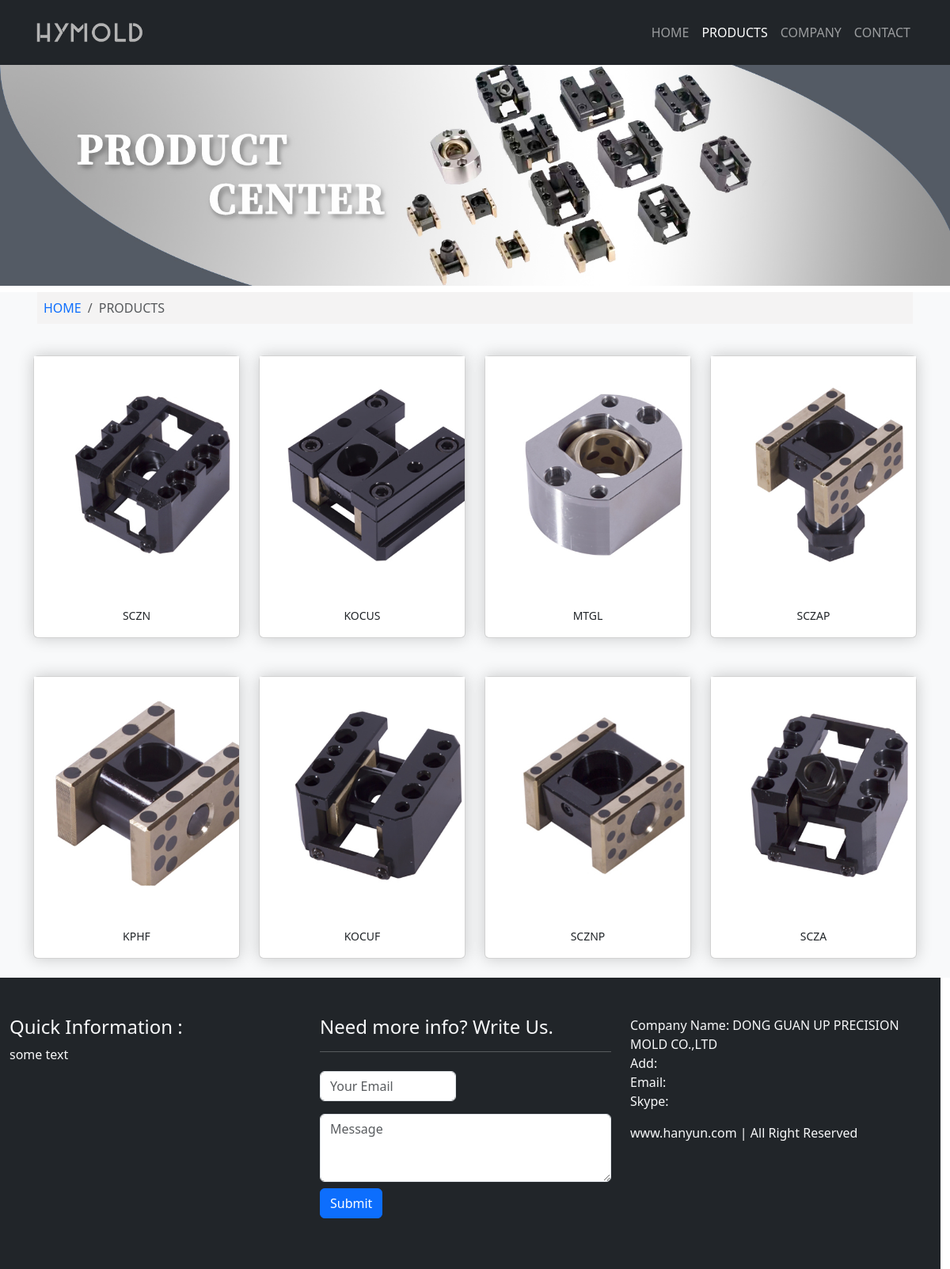
Page /products on the committed database.
### app.py (models this page shows)
class Product(db.Model):  # 产品表
    __tablename__ = 'product'
    id = db.Column(db.Integer, primary_key=True)
    name = db.Column(db.String(20))
    price = db.Column(db.Float)
    description = db.Column(db.String(200))
    content = db.Column(db.Text())
    timestamp = db.Column(db.DateTime, default=datetime.utcnow())
    clicks = db.Column(db.Integer)

class Photo(db.Model):  # 图片表
    __tablename__ = 'photo'
    id = db.Column(db.Integer, primary_key=True)
    filename = db.Column(db.String(100))
    timestamp = db.Column(db.DateTime, default=datetime.utcnow())
    product_id = db.Column(db.Integer, db.ForeignKey('product.id'))
    product = db.relationship('Product', backref=db.backref('photos', lazy='dynamic', cascade='all, delete-orphan'))
    source = db.Column(db.String(200), default='form')  # 区别图片来源

### app.py (the view)
@app.route('/products')
def products():
    return render_template('products.html')

### app.py (called while the page is built)
@app.context_processor
def make_template_context():
    return dict(
        products=Product.query.order_by(Product.id.asc()).all(),
        about=About.query.order_by(About.timestamp.desc()).first(),
        advantages=Advantage.query.order_by(Advantage.id.asc()).all()
    )

### templates/products.html (shortened to what this page needs)
{% extends 'base.html' %}
{% block nav_products %}
    active
{% endblock %}
{% block content %}
    <div class="section bg-secondary custom-container">
        <img src="{{ url_for('static', filename='img/product-image.jpg') }}" alt="background-image" class="img-fluid">
    </div>
    <section class="text-center bg-light">
        <div class="container">
            <nav aria-label="breadcrumb" class="mt-2 mb-3">
                <ol class="breadcrumb p-2 breadcrumb-style">
                    <li class="breadcrumb-item">
                        <a href="{{ url_for('index') }}"
                           class="link-underline link-underline-opacity-0 link-underline-opacity-75-hover">HOME
                        </a>
                    </li>
                    <li class="breadcrumb-item active" aria-current="page">PRODUCTS</li>
                </ol>
            </nav>
            <div class="row">
                {% for product in products %}
                    <div class="col-md-3 col-sm-6 col-12 my-2">
                        <div class="card my-3 transition_style">
                            <div class="light-move">
                                <a href="{{ url_for('product', product_id=product.id) }}">
                                    {% set photo = product.photos|first %}
                                    {% if photo %}
                                        <img src="{{ url_for('get_image', filename=photo.filename) }}"
                                             alt="{{ product.name }}" style="width: 300px;height: auto;">
                                    {% else %}
                                        <img class="card-img-top"
                                             src="{{ url_for('static', filename='img/no_product.jpg') }}"
                                             alt="Card image cap">
                                    {% endif %}
                                </a>
                            </div>
                            <a href="{{ url_for('product', product_id=product.id) }}"
                               class="p-3 btn btn-sm">{{ product.name }}</a>
                        </div>
                    </div>
                {% endfor %}
            </div>
        </div>
    </section>
{% endblock %}

### static/css/styles.css (style rules this page uses)
.custom-container { margin-top: 80px; padding-left: 0px; padding-right: 0px; }
.transition_style { transition: all 0.5s; box-shadow: 0 0 20px rgba(0, 0, 0, 0.2); }
.breadcrumb-style { padding: 5px; margin: 5px; background-color: #f4f3f3; }
.light-move { position: relative; overflow: hidden; cursor: pointer; }
.light-move:after { position: absolute; left: -100%; top: 0; width: 50%; height: 100%; content: ""; background: linear-gradient(to right, rgba(255, 255, 255, 0) 0, rgba(255, 255, 255, 0.3) 50%, rgba(255, 255, 255, 0) 100%); transform: skewX(-45deg); pointer-events: none; }

### rows in the picture
Product: filename (picture), name "SCZN"
Product: filename (picture), name "KOCUS"
Product: filename (picture), name "MTGL"
Product: filename (picture), name "SCZAP"
Product: filename (picture), name "KPHF"
Product: filename (picture), name "KOCUF"
Product: filename (picture), name "SCZNP"
Product: filename (picture), name "SCZA"
